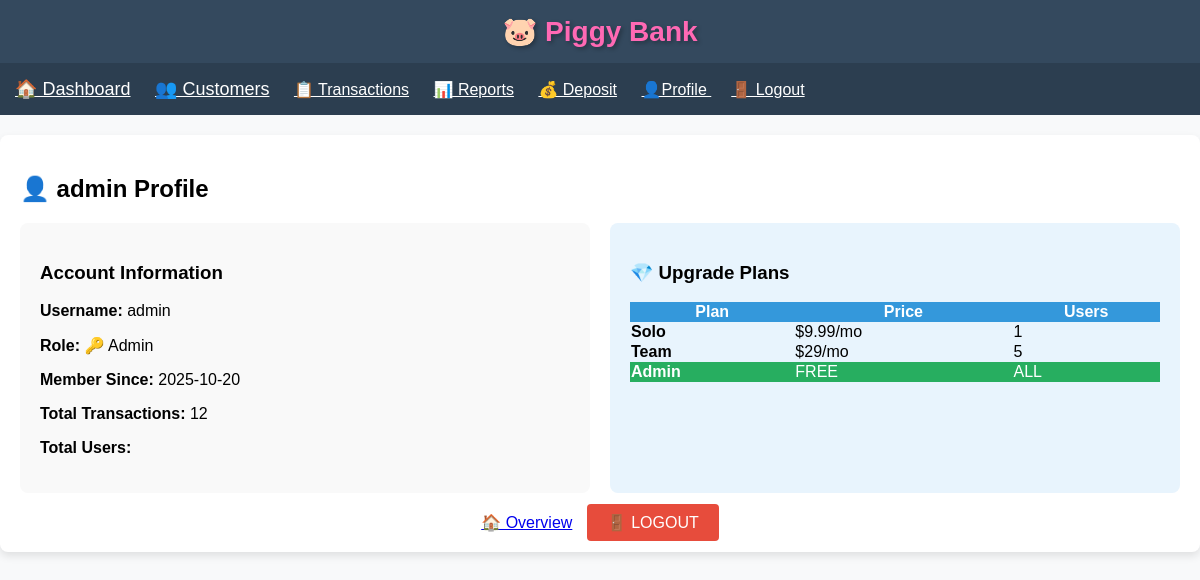
The app's page /profile (signed in), older data.
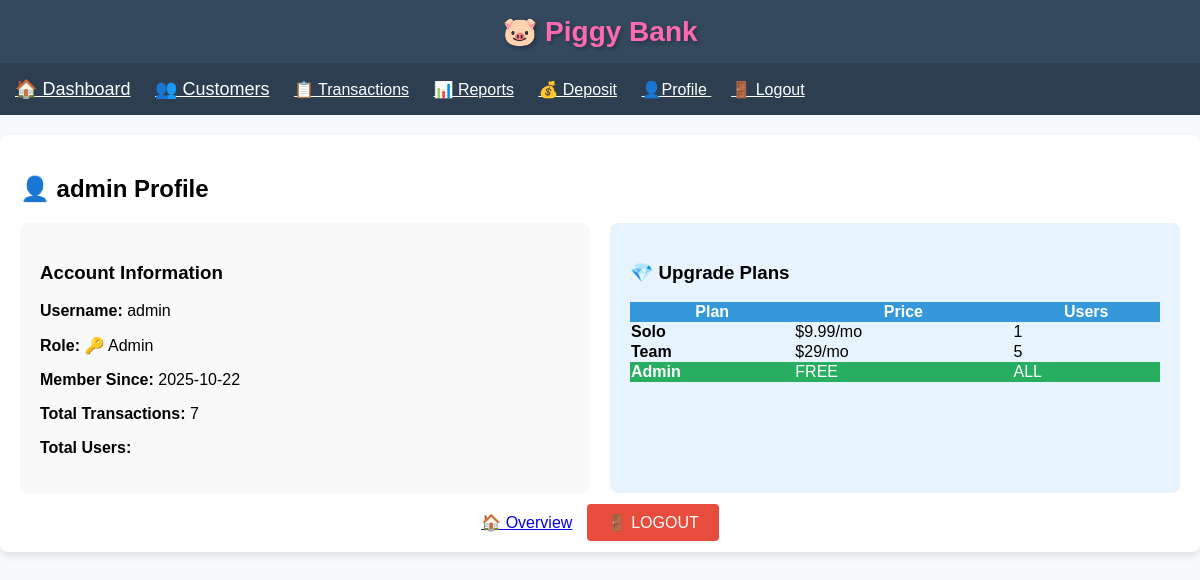
The same page, newer data.
### app.py (models this page shows)
class User(db.Model):
    id = db.Column(db.Integer, primary_key=True)
    username = db.Column(db.String(50), unique=True, nullable=False)
    password = db.Column(db.String(100), nullable=False)
    is_admin = db.Column(db.Boolean, default=False)
    created_at = db.Column(db.DateTime, default=datetime.utcnow)

### app.py (the view)
@app.route('/profile')
def profile():
    if 'user_id' not in session:
        return redirect(url_for('login'))
    current_user = User.query.get(session['user_id'])
    total_transactions = Transaction.query.count()
    total_clients = Client.query.count()
    current_fee = round(FEE_PERCENTAGE * 100, 1)
    current_flat_fee = round(FLAT_FEE_CAD, 2)
    return render_template('profile.html',
                           user=current_user,
                           total_transactions=total_transactions,
                           total_clients=total_clients,
                           current_fee=current_fee, current_flat_fee=current_flat_fee)

### templates/profile.html (shortened to what this page needs)
{% extends "base.html" %}
{% block content %}
<h2>👤 {{ user.username }} Profile</h2>
<div style="display: grid; grid-template-columns: 1fr 1fr; gap: 20px;">
    <div style="background:#f9f9f9; padding:20px; border-radius:8px;">
        <h3>Account Information</h3>
        <p><strong>Username:</strong> {{ user.username }}</p>
        <p><strong>Role:</strong> {% if user.is_admin %}🔑 Admin{% else %}👤 User{% endif %}</p>
        <p><strong>Member Since:</strong> {{ user.created_at.strftime('%Y-%m-%d') }}</p>
        <p><strong>Total Transactions:</strong> {{ total_transactions }}</p>
        {% if user.is_admin %}
            <p><strong>Total Users:</strong> {{ total_users }}</p>
        {% endif %}
    </div>
    <div style="background:#e8f4fd; padding:20px; border-radius:8px;">
        <h3>💎 Upgrade Plans</h3>
        <table style="width:100%; border-collapse:collapse;">
            <tr style="background:#3498db; color:white;"><th>Plan</th><th>Price</th><th>Users</th></tr>
            <tr><td><strong>Solo</strong></td><td>$9.99/mo</td><td>1</td></tr>
            <tr><td><strong>Team</strong></td><td>$29/mo</td><td>5</td></tr>
            <tr style="background:#27ae60; color:white;"><td><strong>Admin</strong></td><td>FREE</td><td>ALL</td></tr>
        </table>
    </div>
</div>
<div style="margin-top:20px; text-align:center;">
    <a href="{{ url_for('index') }}" style="margin-right:10px; font-size:16px;">🏠 Overview</a>
    <a href="{{ url_for('logout') }}" style="background:#e74c3c; color:white; padding:10px 20px; border-radius:4px; text-decoration:none; font-size:16px;">🚪 LOGOUT</a>
</div>
{% endblock %}

Row changes from the older to the newer data that the page shows:
changed User "admin": created_at "2025-10-20" → "2025-10-22"
Text that changed along with them:
{{ total_transactions }}: "12" → "7"
